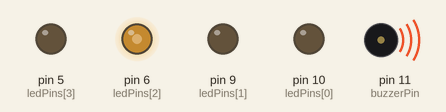
Bench run of a sketch on a simulated Arduino Uno, built with avr-gcc and run on an emulated ATmega328P. Parts: output pins drawn as LEDs (lit = HIGH), buzzer (waves = sounding).

Above: at 0.9 s.
At 2.2 s:
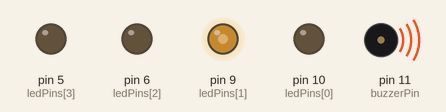
At 9.29 s:
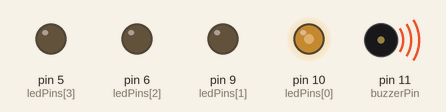
At 12.54 s:
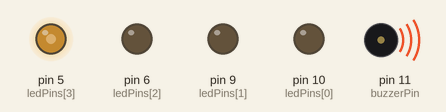
At 24.6 s:
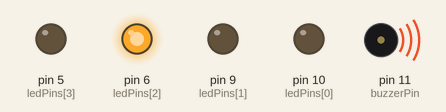
At 35.0 s:
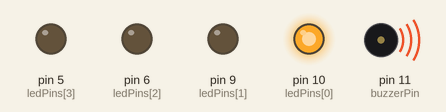
Timing chart, 0 to 40.0 s (numbered marks = the images above):
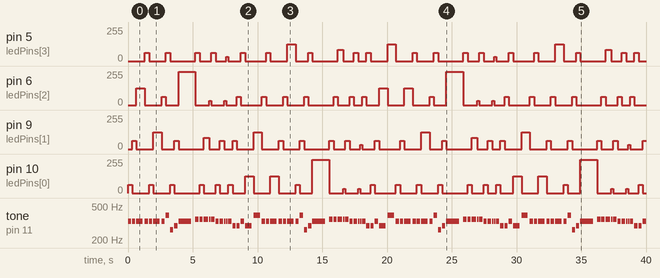

Measured:
- by itself, pin 5 (ledPins[3]): 0/255 → 62/255 at 1.3 s, → 0/255 0.33 s later, → 62/255 1.3 s later, → 0/255 0.33 s later, … (50 changes in this stretch)
- by itself, pin 6 (ledPins[2]): 0/255 → 125/255 at 0.65 s, → 0/255 0.65 s later, → 62/255 1.3 s later, → 0/255 0.33 s later, … (50 changes in this stretch)

The sketch:

Christmas_Tunes_and_Lights.ino
```cpp
#include "pitches.h"
#include "melody.h"

// Declare global pin constant fr buzzer
const byte buzzerPin = 11;
const byte ledPins[4] = {10, 9, 6, 5};

void setup() {
  // put your setup code here, to run once:
  for (int i = 0; i <= 3; i++) {
    pinMode(ledPins[i], OUTPUT);
  }

}

void loop() {
  // put your main code here, to run repeatedly:
  playTone(melody, noteDurations, sizeof(melody)/sizeof(int));
}

void playTone(int melody[], int noteDurations[], int lengths) {
  // Iterate over the notes of the melody
  for (int thisNote = 0; thisNote < lengths; thisNote++) {
    // To calculate the note duration take one second divided by the note
    // type e.g. quarter note = 1000/4, eighth note = 1000/8 etc.
    int noteDuration = 1000 / noteDurations[thisNote];
    int whichLight = thisNote % 4;
    tone(buzzerPin, melody[thisNote], noteDuration);
    analogWrite(ledPins[whichLight], noteDuration/4);

    // To destinguish the notes, set a minimum time between them.
    // the note's duration + 30% seems to work well:
    int pauseBetweenNotes = noteDuration * 1.30;
    delay(pauseBetweenNotes);

    // Stop the tone playing
    noTone(buzzerPin);
    analogWrite(ledPins[whichLight], 0);
  }
}
```

melody.h
```cpp
//notes in the melody:
int melody[] = {
  NOTE_E4, NOTE_E4, NOTE_E4, NOTE_E4, NOTE_E4, NOTE_E4, NOTE_E4, NOTE_G4, NOTE_C4, NOTE_D4,
  NOTE_E4, NOTE_F4, NOTE_F4, NOTE_F4, NOTE_F4, NOTE_F4, NOTE_E4, NOTE_E4, NOTE_E4, NOTE_E4,
  NOTE_E4, NOTE_D4, NOTE_D4, NOTE_E4, NOTE_D4, NOTE_G4,
  NOTE_E4, NOTE_E4, NOTE_E4, NOTE_E4, NOTE_E4, NOTE_E4, NOTE_E4, NOTE_G4, NOTE_C4, NOTE_D4,
  NOTE_E4, NOTE_F4, NOTE_F4, NOTE_F4, NOTE_F4, NOTE_F4, NOTE_E4, NOTE_E4, NOTE_E4, NOTE_E4,
  NOTE_E4, NOTE_D4, NOTE_D4, NOTE_E4, NOTE_D4, NOTE_G4
};

//note durations: 4 = quarter note, 8 = eighth note, etc
int noteDurations[] = {
  4, 4, 2, 4, 4, 2, 4, 4, 4, 4,
  1, 4, 4, 3, 8, 4, 4, 4, 8, 8,
  4, 4, 4, 4, 2, 2,
  4, 4, 2, 4, 4, 2, 4, 4, 4, 4,
  1, 4, 4, 3, 8, 4, 4, 4, 8, 8,
  4, 4, 4, 4, 2, 2
};
```

pitches.h
```cpp
/*************************************************
 * Public Constants
 *************************************************/

#define NOTE_B0  31
#define NOTE_C1  33
#define NOTE_CS1 35
#define NOTE_D1  37
#define NOTE_DS1 39
#define NOTE_E1  41
#define NOTE_F1  44
#define NOTE_FS1 46
#define NOTE_G1  49
#define NOTE_GS1 52
#define NOTE_A1  55
#define NOTE_AS1 58
#define NOTE_B1  62
#define NOTE_C2  65
#define NOTE_CS2 69
#define NOTE_D2  73
#define NOTE_DS2 78
#define NOTE_E2  82
#define NOTE_F2  87
#define NOTE_FS2 93
#define NOTE_G2  98
#define NOTE_GS2 104
#define NOTE_A2  110
#define NOTE_AS2 117
#define NOTE_B2  123
#define NOTE_C3  131
#define NOTE_CS3 139
#define NOTE_D3  147
#define NOTE_DS3 156
#define NOTE_E3  165
#define NOTE_F3  175
#define NOTE_FS3 185
#define NOTE_G3  196
#define NOTE_GS3 208
#define NOTE_A3  220
#define NOTE_AS3 233
#define NOTE_B3  247
#define NOTE_C4  262
#define NOTE_CS4 277
#define NOTE_D4  294
#define NOTE_DS4 311
#define NOTE_E4  330
#define NOTE_F4  349
#define NOTE_FS4 370
#define NOTE_G4  392
#define NOTE_GS4 415
#define NOTE_A4  440
#define NOTE_AS4 466
#define NOTE_B4  494
#define NOTE_C5  523
#define NOTE_CS5 554
#define NOTE_D5  587
#define NOTE_DS5 622
#define NOTE_E5  659
#define NOTE_F5  698
#define NOTE_FS5 740
#define NOTE_G5  784
#define NOTE_GS5 831
#define NOTE_A5  880
#define NOTE_AS5 932
#define NOTE_B5  988
#define NOTE_C6  1047
#define NOTE_CS6 1109
#define NOTE_D6  1175
#define NOTE_DS6 1245
#define NOTE_E6  1319
#define NOTE_F6  1397
#define NOTE_FS6 1480
#define NOTE_G6  1568
#define NOTE_GS6 1661
#define NOTE_A6  1760
#define NOTE_AS6 1865
#define NOTE_B6  1976
#define NOTE_C7  2093
#define NOTE_CS7 2217
#define NOTE_D7  2349
#define NOTE_DS7 2489
#define NOTE_E7  2637
#define NOTE_F7  2794
#define NOTE_FS7 2960
#define NOTE_G7  3136
#define NOTE_GS7 3322
#define NOTE_A7  3520
#define NOTE_AS7 3729
#define NOTE_B7  3951
#define NOTE_C8  4186
#define NOTE_CS8 4435
#define NOTE_D8  4699
#define NOTE_DS8 4978
```
